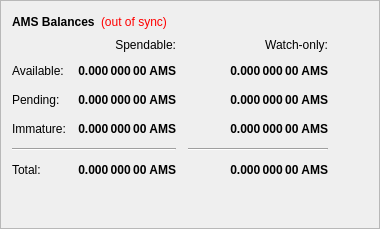
        <widget class="QFrame" name="frame">
         <property name="frameShape">
          <enum>QFrame::StyledPanel</enum>
         </property>
         <property name="frameShadow">
          <enum>QFrame::Raised</enum>
         </property>
         <layout class="QVBoxLayout" name="verticalLayout_4">
          <item>
           <layout class="QHBoxLayout" name="horizontalLayout_4">
            <item>
             <widget class="QLabel" name="label_5">
              <property name="font">
               <font>
                <weight>75</weight>
                <bold>true</bold>
               </font>
              </property>
              <property name="text">
               <string>AMS Balances</string>
              </property>
             </widget>
            </item>
            <item>
             <widget class="QLabel" name="labelWalletStatus">
              <property name="cursor">
               <cursorShape>WhatsThisCursor</cursorShape>
              </property>
              <property name="toolTip">
               <string>The displayed information may be out of date. Your wallet automatically synchronizes with the Mangaka network after a connection is established, but this process has not completed yet.</string>
              </property>
              <property name="styleSheet">
               <string notr="true">QLabel { color: red; }</string>
              </property>
              <property name="text">
               <string notr="true">(out of sync)</string>
              </property>
              <property name="alignment">
               <set>Qt::AlignLeading|Qt::AlignLeft|Qt::AlignVCenter</set>
              </property>
             </widget>
            </item>
            <item>
             <spacer name="horizontalSpacer_3">
              <property name="orientation">
               <enum>Qt::Horizontal</enum>
              </property>
              <property name="sizeHint" stdset="0">
               <size>
                <width>40</width>
                <height>20</height>
               </size>
              </property>
             </spacer>
            </item>
           </layout>
          </item>
          <item>
           <layout class="QGridLayout" name="gridLayout">
            <property name="spacing">
             <number>12</number>
            </property>
            <item row="2" column="2">
             <widget class="QLabel" name="labelWatchPending">
              <property name="font">
               <font>
                <weight>75</weight>
                <bold>true</bold>
               </font>
              </property>
              <property name="cursor">
               <cursorShape>IBeamCursor</cursorShape>
              </property>
              <property name="toolTip">
               <string>Unconfirmed transactions to watch-only addresses</string>
              </property>
              <property name="text">
               <string notr="true">0.000 000 00 AMS</string>
              </property>
              <property name="alignment">
               <set>Qt::AlignRight|Qt::AlignTrailing|Qt::AlignVCenter</set>
              </property>
              <property name="textInteractionFlags">
               <set>Qt::LinksAccessibleByMouse|Qt::TextSelectableByKeyboard|Qt::TextSelectableByMouse</set>
              </property>
             </widget>
            </item>
            <item row="2" column="1">
             <widget class="QLabel" name="labelUnconfirmed">
              <property name="font">
               <font>
                <weight>75</weight>
                <bold>true</bold>
               </font>
              </property>
              <property name="cursor">
               <cursorShape>IBeamCursor</cursorShape>
              </property>
              <property name="toolTip">
               <string>Total of transactions that have yet to be confirmed, and do not yet count toward the spendable balance</string>
              </property>
              <property name="text">
               <string notr="true">0.000 000 00 AMS</string>
              </property>
              <property name="alignment">
               <set>Qt::AlignRight|Qt::AlignTrailing|Qt::AlignVCenter</set>
              </property>
              <property name="textInteractionFlags">
               <set>Qt::LinksAccessibleByMouse|Qt::TextSelectableByKeyboard|Qt::TextSelectableByMouse</set>
              </property>
             </widget>
            </item>
            <item row="3" column="2">
             <widget class="QLabel" name="labelWatchImmature">
              <property name="font">
               <font>
                <weight>75</weight>
                <bold>true</bold>
               </font>
              </property>
              <property name="cursor">
               <cursorShape>IBeamCursor</cursorShape>
              </property>
              <property name="toolTip">
               <string>Staked or masternode rewards in watch-only addresses that has not yet matured</string>
              </property>
              <property name="text">
               <string notr="true">0.000 000 00 AMS</string>
              </property>
              <property name="alignment">
               <set>Qt::AlignRight|Qt::AlignTrailing|Qt::AlignVCenter</set>
              </property>
              <property name="textInteractionFlags">
               <set>Qt::LinksAccessibleByMouse|Qt::TextSelectableByKeyboard|Qt::TextSelectableByMouse</set>
              </property>
             </widget>
            </item>
            <item row="4" column="0" colspan="2">
             <widget class="Line" name="lineSpendableBalance">
              <property name="orientation">
               <enum>Qt::Horizontal</enum>
              </property>
             </widget>
            </item>
            <item row="4" column="2">
             <widget class="Line" name="lineWatchBalance">
              <property name="sizePolicy">
               <sizepolicy hsizetype="Preferred" vsizetype="Fixed">
                <horstretch>0</horstretch>
                <verstretch>0</verstretch>
               </sizepolicy>
              </property>
              <property name="minimumSize">
               <size>
                <width>140</width>
                <height>0</height>
               </size>
              </property>
              <property name="orientation">
               <enum>Qt::Horizontal</enum>
              </property>
             </widget>
            </item>
            <item row="5" column="0">
             <widget class="QLabel" name="labelTotalText">
              <property name="text">
               <string>Total:</string>
              </property>
             </widget>
            </item>
            <item row="3" column="1">
             <widget class="QLabel" name="labelImmature">
              <property name="font">
               <font>
                <weight>75</weight>
                <bold>true</bold>
               </font>
              </property>
              <property name="cursor">
               <cursorShape>IBeamCursor</cursorShape>
              </property>
              <property name="toolTip">
               <string>Staked or masternode rewards that has not yet matured</string>
              </property>
              <property name="text">
               <string notr="true">0.000 000 00 AMS</string>
              </property>
              <property name="alignment">
               <set>Qt::AlignRight|Qt::AlignTrailing|Qt::AlignVCenter</set>
              </property>
              <property name="textInteractionFlags">
               <set>Qt::LinksAccessibleByMouse|Qt::TextSelectableByKeyboard|Qt::TextSelectableByMouse</set>
              </property>
             </widget>
            </item>
            <item row="2" column="3">
             <spacer name="horizontalSpacer_2">
              <property name="orientation">
               <enum>Qt::Horizontal</enum>
              </property>
              <property name="sizeHint" stdset="0">
               <size>
                <width>40</width>
                <height>20</height>
               </size>
              </property>
             </spacer>
            </item>
            <item row="3" column="0">
             <widget class="QLabel" name="labelImmatureText">
              <property name="text">
               <string>Immature:</string>
              </property>
             </widget>
            </item>
            <item row="5" column="1">
             <widget class="QLabel" name="labelTotal">
              <property name="font">
               <font>
                <weight>75</weight>
                <bold>true</bold>
               </font>
              </property>
              <property name="cursor">
               <cursorShape>IBeamCursor</cursorShape>
              </property>
              <property name="toolTip">
               <string>Your current total balance</string>
              </property>
              <property name="text">
               <string notr="true">0.000 000 00 AMS</string>
              </property>
              <property name="alignment">
               <set>Qt::AlignRight|Qt::AlignTrailing|Qt::AlignVCenter</set>
              </property>
              <property name="textInteractionFlags">
               <set>Qt::LinksAccessibleByMouse|Qt::TextSelectableByKeyboard|Qt::TextSelectableByMouse</set>
              </property>
             </widget>
            </item>
            <item row="5" column="2">
             <widget class="QLabel" name="labelWatchTotal">
              <property name="font">
               <font>
                <weight>75</weight>
                <bold>true</bold>
               </font>
              </property>
              <property name="cursor">
               <cursorShape>IBeamCursor</cursorShape>
              </property>
              <property name="toolTip">
               <string>Current total balance in watch-only addresses</string>
              </property>
              <property name="text">
               <string notr="true">0.000 000 00 AMS</string>
              </property>
              <property name="alignment">
               <set>Qt::AlignRight|Qt::AlignTrailing|Qt::AlignVCenter</set>
              </property>
              <property name="textInteractionFlags">
               <set>Qt::LinksAccessibleByMouse|Qt::TextSelectableByKeyboard|Qt::TextSelectableByMouse</set>
              </property>
             </widget>
            </item>
            <item row="0" column="2">
             <widget class="QLabel" name="labelWatchonly">
              <property name="text">
               <string>Watch-only:</string>
              </property>
              <property name="alignment">
               <set>Qt::AlignRight|Qt::AlignTrailing|Qt::AlignVCenter</set>
              </property>
             </widget>
            </item>
            <item row="1" column="0">
             <widget class="QLabel" name="labelBalanceText">
              <property name="text">
               <string>Available:</string>
              </property>
             </widget>
            </item>
            <item row="1" column="1">
             <widget class="QLabel" name="labelBalance">
              <property name="font">
               <font>
                <weight>75</weight>
                <bold>true</bold>
               </font>
              </property>
              <property name="cursor">
               <cursorShape>IBeamCursor</cursorShape>
              </property>
              <property name="toolTip">
               <string>Your current spendable balance</string>
              </property>
              <property name="text">
               <string notr="true">0.000 000 00 AMS</string>
              </property>
              <property name="alignment">
               <set>Qt::AlignRight|Qt::AlignTrailing|Qt::AlignVCenter</set>
              </property>
              <property name="textInteractionFlags">
               <set>Qt::LinksAccessibleByMouse|Qt::TextSelectableByKeyboard|Qt::TextSelectableByMouse</set>
              </property>
             </widget>
            </item>
            <item row="1" column="2">
             <widget class="QLabel" name="labelWatchAvailable">
              <property name="font">
               <font>
                <weight>75</weight>
                <bold>true</bold>
               </font>
              </property>
              <property name="cursor">
               <cursorShape>IBeamCursor</cursorShape>
              </property>
              <property name="toolTip">
               <string>Your current balance in watch-only addresses</string>
              </property>
              <property name="text">
               <string notr="true">0.000 000 00 AMS</string>
              </property>
              <property name="alignment">
               <set>Qt::AlignRight|Qt::AlignTrailing|Qt::AlignVCenter</set>
              </property>
              <property name="textInteractionFlags">
               <set>Qt::LinksAccessibleByMouse|Qt::TextSelectableByKeyboard|Qt::TextSelectableByMouse</set>
              </property>
             </widget>
            </item>
            <item row="2" column="0">
             <widget class="QLabel" name="labelPendingText">
              <property name="text">
               <string>Pending:</string>
              </property>
             </widget>
            </item>
            <item row="0" column="1">
             <widget class="QLabel" name="labelSpendable">
              <property name="text">
               <string>Spendable:</string>
              </property>
              <property name="alignment">
               <set>Qt::AlignRight|Qt::AlignTrailing|Qt::AlignVCenter</set>
              </property>
             </widget>
            </item>
           </layout>
          </item>
          <item>
           <spacer name="verticalSpacer_4">
            <property name="orientation">
             <enum>Qt::Vertical</enum>
            </property>
            <property name="sizeHint" stdset="0">
             <size>
              <width>20</width>
              <height>40</height>
             </size>
            </property>
           </spacer>
          </item>
         </layout>
        </widget>
